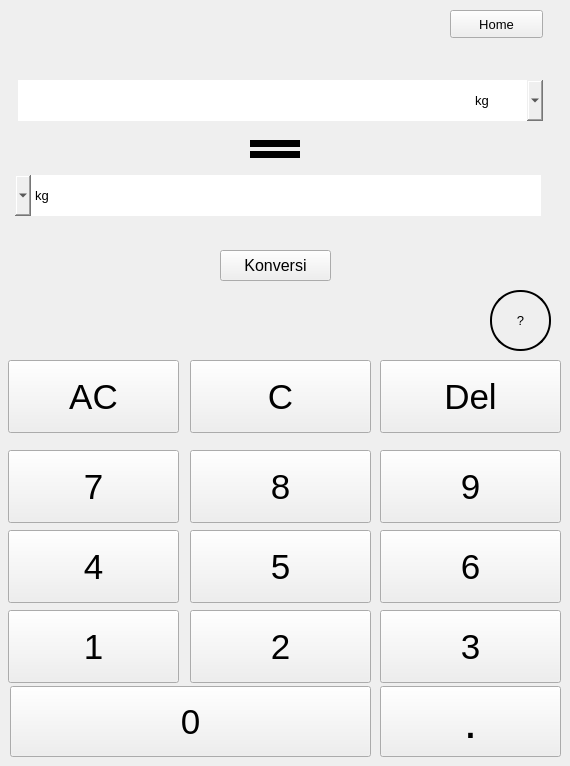
   <widget class="QWidget" name="page_massa">
    <widget class="QLineEdit" name="output_lineeditM">
     <property name="geometry">
      <rect>
       <x>70</x>
       <y>175</y>
       <width>471</width>
       <height>41</height>
      </rect>
     </property>
     <property name="font">
      <font>
       <pointsize>14</pointsize>
      </font>
     </property>
     <property name="styleSheet">
      <string notr="true">border:none;
</string>
     </property>
     <property name="readOnly">
      <bool>true</bool>
     </property>
    </widget>
    <widget class="QLineEdit" name="input_lineeditM">
     <property name="geometry">
      <rect>
       <x>18</x>
       <y>80</y>
       <width>461</width>
       <height>41</height>
      </rect>
     </property>
     <property name="font">
      <font>
       <pointsize>14</pointsize>
      </font>
     </property>
     <property name="styleSheet">
      <string notr="true">border:none;
</string>
     </property>
    </widget>
    <widget class="QComboBox" name="input_data_comboboxM">
     <property name="geometry">
      <rect>
       <x>470</x>
       <y>80</y>
       <width>73</width>
       <height>41</height>
      </rect>
     </property>
     <property name="font">
      <font>
       <pointsize>10</pointsize>
      </font>
     </property>
     <property name="styleSheet">
      <string notr="true">border:none;</string>
     </property>
     <item>
      <property name="text">
       <string>kg</string>
      </property>
     </item>
     <item>
      <property name="text">
       <string>hg</string>
      </property>
     </item>
     <item>
      <property name="text">
       <string>dag</string>
      </property>
     </item>
     <item>
      <property name="text">
       <string>g</string>
      </property>
     </item>
     <item>
      <property name="text">
       <string>dg</string>
      </property>
     </item>
     <item>
      <property name="text">
       <string>cg</string>
      </property>
     </item>
     <item>
      <property name="text">
       <string>mg</string>
      </property>
     </item>
    </widget>
    <widget class="QPushButton" name="konversi_m">
     <property name="geometry">
      <rect>
       <x>220</x>
       <y>250</y>
       <width>111</width>
       <height>31</height>
      </rect>
     </property>
     <property name="font">
      <font>
       <pointsize>12</pointsize>
      </font>
     </property>
     <property name="text">
      <string>Konversi</string>
     </property>
    </widget>
    <widget class="QPushButton" name="nomorm_4">
     <property name="geometry">
      <rect>
       <x>8</x>
       <y>530</y>
       <width>171</width>
       <height>73</height>
      </rect>
     </property>
     <property name="font">
      <font>
       <pointsize>26</pointsize>
      </font>
     </property>
     <property name="text">
      <string>4</string>
     </property>
    </widget>
    <widget class="QPushButton" name="nomorm_2">
     <property name="geometry">
      <rect>
       <x>190</x>
       <y>610</y>
       <width>181</width>
       <height>73</height>
      </rect>
     </property>
     <property name="font">
      <font>
       <pointsize>26</pointsize>
      </font>
     </property>
     <property name="text">
      <string>2</string>
     </property>
    </widget>
    <widget class="QPushButton" name="nomorm_3">
     <property name="geometry">
      <rect>
       <x>380</x>
       <y>610</y>
       <width>181</width>
       <height>73</height>
      </rect>
     </property>
     <property name="font">
      <font>
       <pointsize>26</pointsize>
      </font>
     </property>
     <property name="text">
      <string>3</string>
     </property>
    </widget>
    <widget class="QPushButton" name="nomorm_8">
     <property name="geometry">
      <rect>
       <x>190</x>
       <y>450</y>
       <width>181</width>
       <height>73</height>
      </rect>
     </property>
     <property name="font">
      <font>
       <pointsize>26</pointsize>
      </font>
     </property>
     <property name="styleSheet">
      <string notr="true">border-outline:none;</string>
     </property>
     <property name="text">
      <string>8</string>
     </property>
    </widget>
    <widget class="QPushButton" name="nomorm_9">
     <property name="geometry">
      <rect>
       <x>380</x>
       <y>450</y>
       <width>181</width>
       <height>73</height>
      </rect>
     </property>
     <property name="font">
      <font>
       <pointsize>26</pointsize>
      </font>
     </property>
     <property name="text">
      <string>9</string>
     </property>
    </widget>
    <widget class="QPushButton" name="nomorm_0">
     <property name="geometry">
      <rect>
       <x>10</x>
       <y>686</y>
       <width>361</width>
       <height>71</height>
      </rect>
     </property>
     <property name="font">
      <font>
       <pointsize>26</pointsize>
      </font>
     </property>
     <property name="text">
      <string>0</string>
     </property>
    </widget>
    <widget class="QPushButton" name="nomorm_6">
     <property name="geometry">
      <rect>
       <x>380</x>
       <y>530</y>
       <width>181</width>
       <height>73</height>
      </rect>
     </property>
     <property name="font">
      <font>
       <pointsize>26</pointsize>
      </font>
     </property>
     <property name="text">
      <string>6</string>
     </property>
    </widget>
    <widget class="QPushButton" name="nomorm_1">
     <property name="geometry">
      <rect>
       <x>8</x>
       <y>610</y>
       <width>171</width>
       <height>73</height>
      </rect>
     </property>
     <property name="font">
      <font>
       <pointsize>26</pointsize>
      </font>
     </property>
     <property name="text">
      <string>1</string>
     </property>
    </widget>
    <widget class="QPushButton" name="nomorm_5">
     <property name="geometry">
      <rect>
       <x>190</x>
       <y>530</y>
       <width>181</width>
       <height>73</height>
      </rect>
     </property>
     <property name="font">
      <font>
       <pointsize>26</pointsize>
      </font>
     </property>
     <property name="text">
      <string>5</string>
     </property>
    </widget>
    <widget class="QPushButton" name="ac_m">
     <property name="geometry">
      <rect>
       <x>8</x>
       <y>360</y>
       <width>171</width>
       <height>73</height>
      </rect>
     </property>
     <property name="font">
      <font>
       <pointsize>26</pointsize>
      </font>
     </property>
     <property name="text">
      <string>AC</string>
     </property>
    </widget>
    <widget class="QPushButton" name="c_m">
     <property name="geometry">
      <rect>
       <x>190</x>
       <y>360</y>
       <width>181</width>
       <height>73</height>
      </rect>
     </property>
     <property name="font">
      <font>
       <pointsize>26</pointsize>
      </font>
     </property>
     <property name="text">
      <string>C</string>
     </property>
    </widget>
    <widget class="QPushButton" name="nomorm_7">
     <property name="geometry">
      <rect>
       <x>8</x>
       <y>450</y>
       <width>171</width>
       <height>73</height>
      </rect>
     </property>
     <property name="font">
      <font>
       <pointsize>26</pointsize>
      </font>
     </property>
     <property name="text">
      <string>7</string>
     </property>
    </widget>
    <widget class="QPushButton" name="del_m">
     <property name="geometry">
      <rect>
       <x>380</x>
       <y>360</y>
       <width>181</width>
       <height>73</height>
      </rect>
     </property>
     <property name="font">
      <font>
       <pointsize>26</pointsize>
      </font>
     </property>
     <property name="text">
      <string>Del</string>
     </property>
    </widget>
    <widget class="QPushButton" name="info_m">
     <property name="geometry">
      <rect>
       <x>490</x>
       <y>290</y>
       <width>61</width>
       <height>61</height>
      </rect>
     </property>
     <property name="font">
      <font>
       <pointsize>10</pointsize>
      </font>
     </property>
     <property name="styleSheet">
      <string notr="true">border-radius: 30px;
padding: 10px;
border: 2px solid black; 
</string>
     </property>
     <property name="text">
      <string>?</string>
     </property>
    </widget>
    <widget class="QComboBox" name="output_data_comboboxM">
     <property name="geometry">
      <rect>
       <x>15</x>
       <y>175</y>
       <width>56</width>
       <height>41</height>
      </rect>
     </property>
     <property name="font">
      <font>
       <pointsize>10</pointsize>
      </font>
     </property>
     <property name="layoutDirection">
      <enum>Qt::RightToLeft</enum>
     </property>
     <property name="styleSheet">
      <string notr="true">border:none;
padding-left:4px;</string>
     </property>
     <property name="sizeAdjustPolicy">
      <enum>QComboBox::AdjustToContentsOnFirstShow</enum>
     </property>
     <item>
      <property name="text">
       <string>kg</string>
      </property>
     </item>
     <item>
      <property name="text">
       <string>hg</string>
      </property>
     </item>
     <item>
      <property name="text">
       <string>dag</string>
      </property>
     </item>
     <item>
      <property name="text">
       <string>g</string>
      </property>
     </item>
     <item>
      <property name="text">
       <string>dg</string>
      </property>
     </item>
     <item>
      <property name="text">
       <string>cg</string>
      </property>
     </item>
     <item>
      <property name="text">
       <string>mg</string>
      </property>
     </item>
    </widget>
    <widget class="QWidget" name="widget_7" native="true">
     <property name="geometry">
      <rect>
       <x>250</x>
       <y>140</y>
       <width>50</width>
       <height>7</height>
      </rect>
     </property>
     <property name="styleSheet">
      <string notr="true">background-color:black;</string>
     </property>
     <widget class="QWidget" name="widget_8" native="true">
      <property name="geometry">
       <rect>
        <x>40</x>
        <y>0</y>
        <width>50</width>
        <height>7</height>
       </rect>
      </property>
      <property name="styleSheet">
       <string notr="true">background-color:black;</string>
      </property>
     </widget>
    </widget>
    <widget class="QWidget" name="widget_9" native="true">
     <property name="geometry">
      <rect>
       <x>250</x>
       <y>151</y>
       <width>50</width>
       <height>7</height>
      </rect>
     </property>
     <property name="styleSheet">
      <string notr="true">background-color:black;</string>
     </property>
     <widget class="QWidget" name="widget_10" native="true">
      <property name="geometry">
       <rect>
        <x>40</x>
        <y>0</y>
        <width>50</width>
        <height>7</height>
       </rect>
      </property>
      <property name="styleSheet">
       <string notr="true">background-color:black;</string>
      </property>
     </widget>
    </widget>
    <widget class="QPushButton" name="nomorm_titik">
     <property name="geometry">
      <rect>
       <x>380</x>
       <y>686</y>
       <width>181</width>
       <height>71</height>
      </rect>
     </property>
     <property name="font">
      <font>
       <pointsize>36</pointsize>
      </font>
     </property>
     <property name="text">
      <string>.</string>
     </property>
    </widget>
    <widget class="QPushButton" name="tombol_home_m">
     <property name="geometry">
      <rect>
       <x>450</x>
       <y>10</y>
       <width>93</width>
       <height>28</height>
      </rect>
     </property>
     <property name="font">
      <font>
       <pointsize>10</pointsize>
      </font>
     </property>
     <property name="text">
      <string>Home</string>
     </property>
    </widget>
   </widget>
